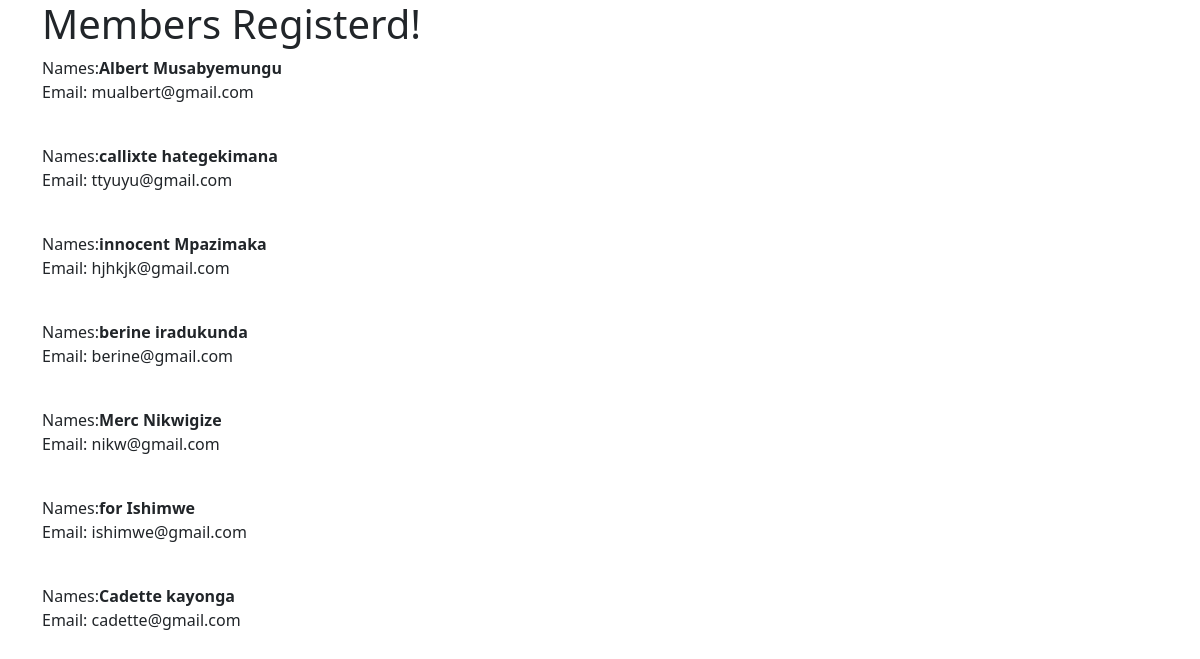
/home/, run on the app's committed database.
### albertapp/models.py (models this page shows, shortened)
class registration(models.Model):
    Firstname = models.CharField(max_length=200)
    Lastname = models.CharField(max_length=200)
    Email = models.EmailField()
    Password = models.CharField(max_length=20)

### albertapp/views.py (the view)
# urls.py: path('home/', views.myhome),
def myhome(request):
    all_member = registration.objects.all
    return render(request, 'home.html', {'all': all_member})

### templates/home.html (shortened to what this page needs)
<!doctype html>
<html lang="en">
  <head>
    <link href="https://cdn.jsdelivr.net/npm/bootstrap@5.2.0/dist/css/bootstrap.min.css" rel="stylesheet">
  </head>
  <body>
  <div class="container">
    <h1>Members Registerd!</h1>
    {% for item in all %}
    <p> Names:<b>{{ item.Firstname }} {{ item.Lastname}}</b> <br>
         Email: {{item.Email}} <br>
         <br>
       </p>
    {% endfor %}
  </div>
  </body>
</html>

### data on the page
registration: Firstname "Albert", Lastname "Musabyemungu", Email "mualbert@gmail.com"
registration: Firstname "callixte", Lastname "hategekimana", Email "ttyuyu@gmail.com"
registration: Firstname "innocent", Lastname "Mpazimaka", Email "hjhkjk@gmail.com"
registration: Firstname "berine", Lastname "iradukunda", Email "berine@gmail.com"
registration: Firstname "Merc", Lastname "Nikwigize", Email "nikw@gmail.com"
registration: Firstname "for", Lastname "Ishimwe", Email "ishimwe@gmail.com"
registration: Firstname "Cadette", Lastname "kayonga", Email "cadette@gmail.com"
